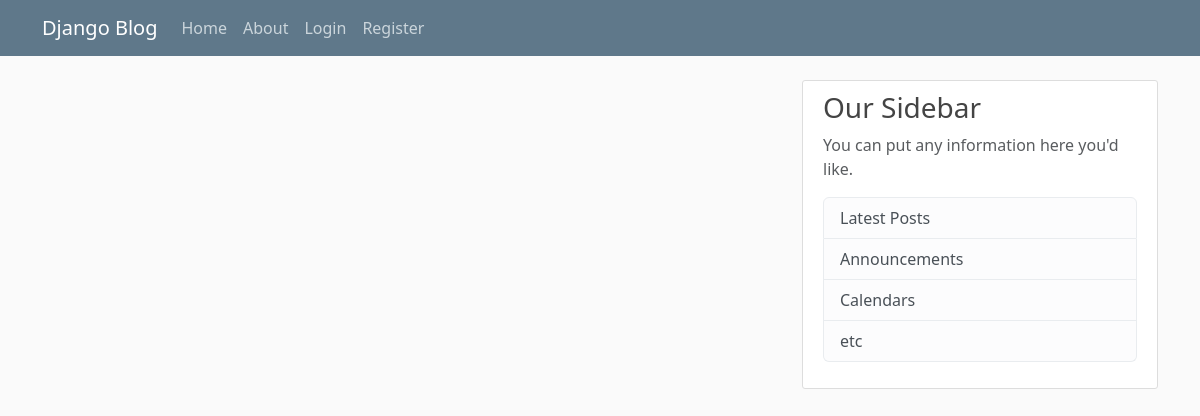
/, run on an earlier commit of the app's database.
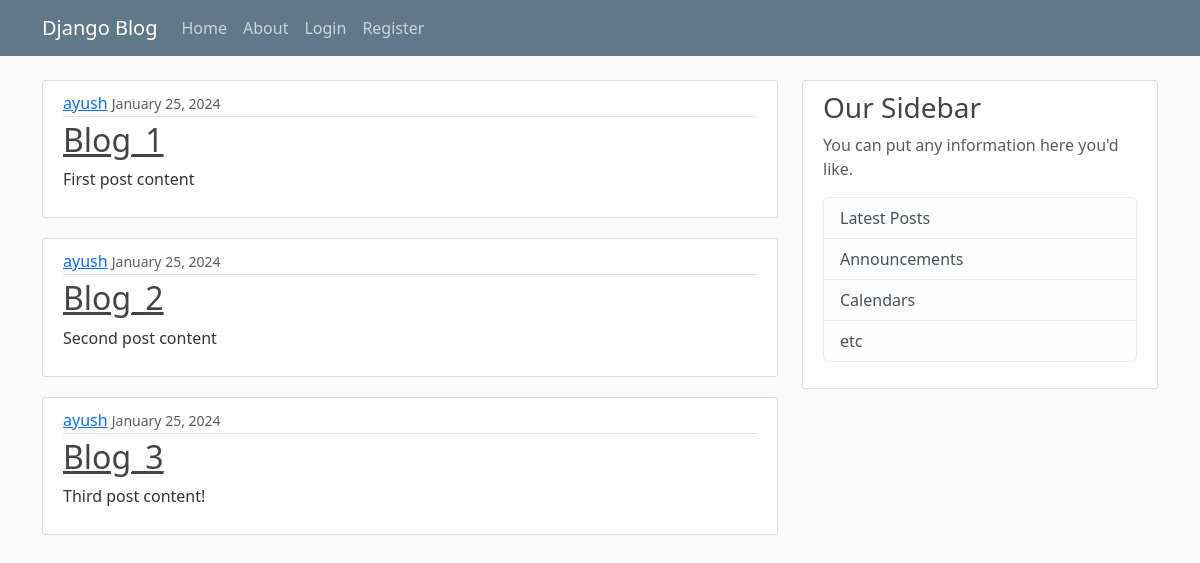
And on a later commit of the database.
### blog/models.py (models this page shows, shortened)
class Post(models.Model):
    title = models.CharField(max_length = 100)
    content = models.TextField()
    date_posted = models.DateTimeField(default = timezone.now)
    author = models.ForeignKey(User, on_delete = models.CASCADE)

### blog/views.py (the view)
# urls.py: path('', views.home, name="blog_home"),
def home(request):
    return render(request, "blog/home.html",{
        'posts':Post.objects.all()
    })

### blog/templates/blog/home.html
{% extends "blog/base.html"%}
{% block content%}
    {%  for post in posts %}
    <article class="media content-section">
        <div class="media-body">
          <div class="article-metadata">
            <a class="mr-2" href="#">{{ post.author }}</a>
            <small class="text-muted">{{ post.date_posted|date:"F d, Y" }}</small>
          </div>
          <h2><a class="article-title" href="#">{{ post.title }}</a></h2>
          <p class="article-content">{{ post.content }}</p>
        </div>
      </article>
    {% endfor %}
{% endblock content%}

### blog/templates/blog/base.html (shortened to what this page needs)
{% load static %}
<!DOCTYPE html>
<html lang="en">
<head>
    <link href="https://cdn.jsdelivr.net/npm/bootstrap@5.3.2/dist/css/bootstrap.min.css" rel="stylesheet">
    <link rel="stylesheet" href="{% static 'blog/main.css' %}" type="text/css">
</head>
<body>
    <header class="site-header">
        <nav class="navbar navbar-expand-md navbar-dark bg-steel fixed-top">
          <div class="container">
            <a class="navbar-brand mr-4" href="{% url 'blog_home' %}">Django Blog</a>
            <div class="collapse navbar-collapse" id="navbarToggle">
              <div class="navbar-nav mr-auto">
                <a class="nav-item nav-link" href="{% url 'blog_home' %}">Home</a>
                <a class="nav-item nav-link" href="{% url 'blog_about' %}">About</a>
              </div>
              <div class="navbar-nav">
                <a class="nav-item nav-link" href="#">Login</a>
                <a class="nav-item nav-link" href="#">Register</a>
              </div>
            </div>
          </div>
        </nav>
    </header>
    <main role="main" class="container">
        <div class="row">
          <div class="col-md-8">
            {% block content %}{% endblock %}
          </div>
          <div class="col-md-4">
            <div class="content-section">
              <h3>Our Sidebar</h3>
              <p class='text-muted'>You can put any information here you'd like.
                <ul class="list-group">
                  <li class="list-group-item list-group-item-light">Latest Posts</li>
                  <li class="list-group-item list-group-item-light">Announcements</li>
                  <li class="list-group-item list-group-item-light">Calendars</li>
                  <li class="list-group-item list-group-item-light">etc</li>
                </ul>
              </p>
            </div>
          </div>
        </div>
    </main>
</body>
</html>

### blog/static/blog/main.css (style rules this page uses)
body { background: #fafafa; color: #333333; margin-top: 5rem; }
h1, h2, h3, h4, h5, h6 { color: #444444; }
ul { margin: 0; }
.bg-steel { background-color: #5f788a; }
.site-header .navbar-nav .nav-link { color: #cbd5db; }
.content-section { background: #ffffff; padding: 10px 20px; border: 1px solid #dddddd; border-radius: 3px; margin-bottom: 20px; }
.article-title { color: #444444; }
.article-content { white-space: pre-line; }
.article-metadata { padding-bottom: 1px; margin-bottom: 4px; border-bottom: 1px solid #e3e3e3 }

What changed in the data, as far as the page shows it:
added Post: author "ayush", date_posted "January 25, 2024", title "Blog_1", content "First post content"
added Post: author "ayush", date_posted "January 25, 2024", title "Blog_2", content "Second post content"
added Post: author "ayush", date_posted "January 25, 2024", title "Blog_3", content "Third post content!"
